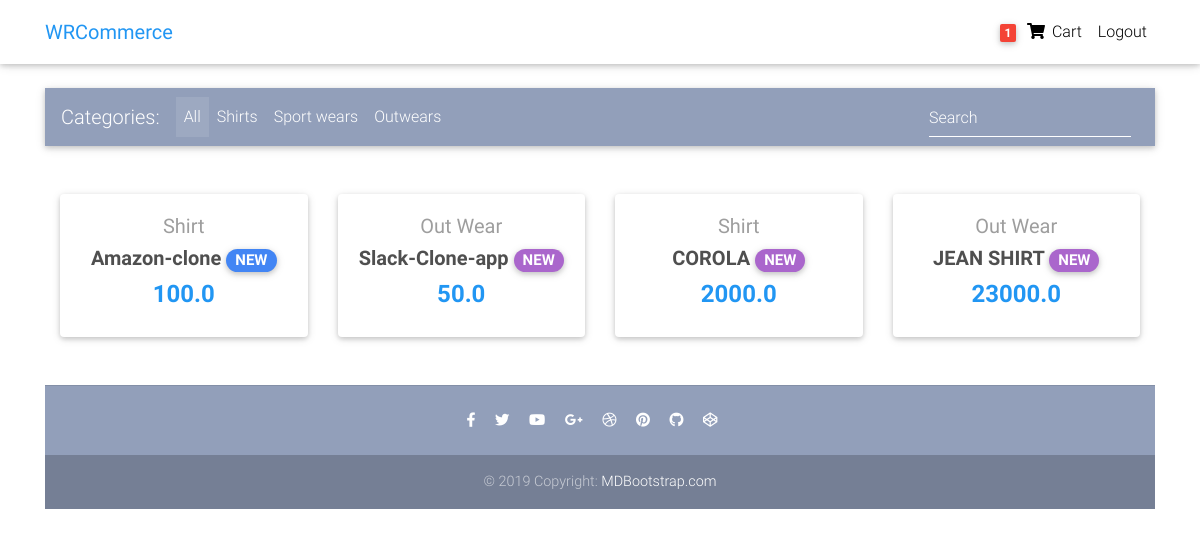
The page / (signed in) on the database its author committed.
### app/models.py (models this page shows, shortened)
class Order(models.Model):
	user = models.ForeignKey(settings.AUTH_USER_MODEL, on_delete=models.CASCADE)
	item = models.ManyToManyField(OrderItem)
	start_date = models.DateTimeField(auto_now_add = True)
	ordered_date = models.DateTimeField()
	ordered = models.BooleanField(default=False)
	billing_address = models.ForeignKey('BillingAddress', on_delete=models.SET_NULL, blank=True, null=True)

class Item(models.Model):
	title = models.CharField(max_length=100)
	price = models.FloatField()
	discount_price = models.FloatField(blank=True, null=True)
	category = models.CharField(choices=CATEGORY_CHOICES, max_length=2)
	label = models.CharField(choices=LABEL_CHOICES, max_length=1)
	slug = models.SlugField()
	description = models.TextField()
	def get_absolute_url(self):
		return reverse("app:product", kwargs={
			'slug': self.slug
		})

### app/views.py (the view)
# urls.py: path('',HomeView.as_view(), name="home"),
class HomeView(ListView):
	model = Item
	paginate_by = 10
	template_name = "home.html"

### app/templatetags/cart_template_tags.py (called while the page is built)
@register.filter
def cart_item_count(user):
    if user.is_authenticated:
        qs = Order.objects.filter(user=user, ordered=False)
        if qs.exists():
            return qs[0].item.count()
    return 0

### templates/home.html (shortened to what this page needs)
{% extends 'base.html' %}
{% block content %}
 <main>
      <div class="container">
<section class="text-center mb-4">
  <div class="row wow fadeIn">
    {% for item in object_list %}
    <div class="col-lg-3 col-md-6 mb-4">
      <div class="card">
        <div class="card-body text-center">
          <a href="" class="grey-text">
            <h5>{{ item.get_category_display }}</h5>
          </a>
          <h5>
            <strong>
              <a href="{{item.get_absolute_url}}" class="dark-grey-text"
                >{{item.title}}
                <span
                  class="badge badge-pill {{ item.get_label_display }}-color"
                  >NEW</span
                >
              </a>
            </strong>
          </h5>
          <h4 class="font-weight-bold blue-text">
            <strong>
              {% if item.discount_price %} {{item.discount_price}} {% else %}
              {{item.price}} {% endif %}
            </strong>
          </h4>
        </div>
      </div>
    </div>
    {% endfor %}
  </div>
</section>
{% endblock content %}

### templates/navbar.html (shortened to what this page needs)
{% load cart_template_tags %}
<nav
  class="navbar fixed-top navbar-expand-lg navbar-light white scrolling-navbar"
>
  <div class="container">
    <a class="navbar-brand waves-effect"
      href="/">
      <strong class="blue-text">WRCommerce</strong>
    </a>
    <div class="collapse navbar-collapse" id="navbarSupportedContent">
      <ul class="navbar-nav nav-flex-icons">
        {% if request.user.is_authenticated %}
        <li class="nav-item">
          <a href="{% url 'app:order-summary'%}" class="nav-link waves-effect">
            <span class="badge red z-depth-1 mr-1"> {{ request.user|cart_item_count}} </span>
            <i class="fas fa-shopping-cart"></i>
            <span class="clearfix d-none d-sm-inline-block"> Cart </span>
          </a>
        </li>
        <li class="nav-item">
          <a class="nav-link waves-effect" href="{% url 'account_logout' %}">
            <span class="clearfix d-none d-sm-inline-block"> Logout </span>
          </a>
        </li>
        {% endif %}
      </ul>
    </div>
  </div>
</nav>

### templates/base.html (style rules this page uses)
html, body, header, .carousel { height: 60vh; }

### rows shown on the page
Item: category "Shirt", title "Amazon-clone", discount_price "100.0"
Item: category "Out Wear", title "Slack-Clone-app", discount_price "50.0"
Item: category "Shirt", title "COROLA", discount_price "2000.0"
Item: category "Out Wear", title "JEAN SHIRT", discount_price "23000.0"

### other values the page prints
{{ request.user|cart_item_count }} "1"
